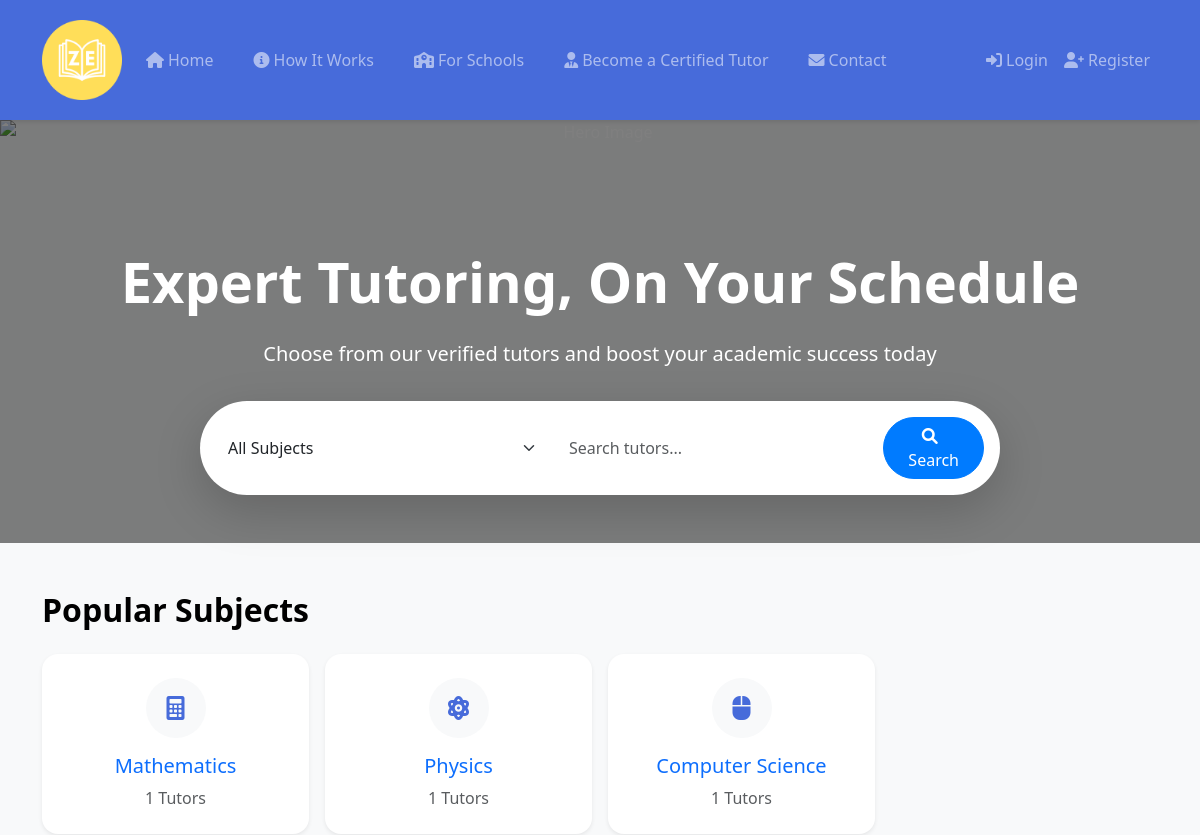
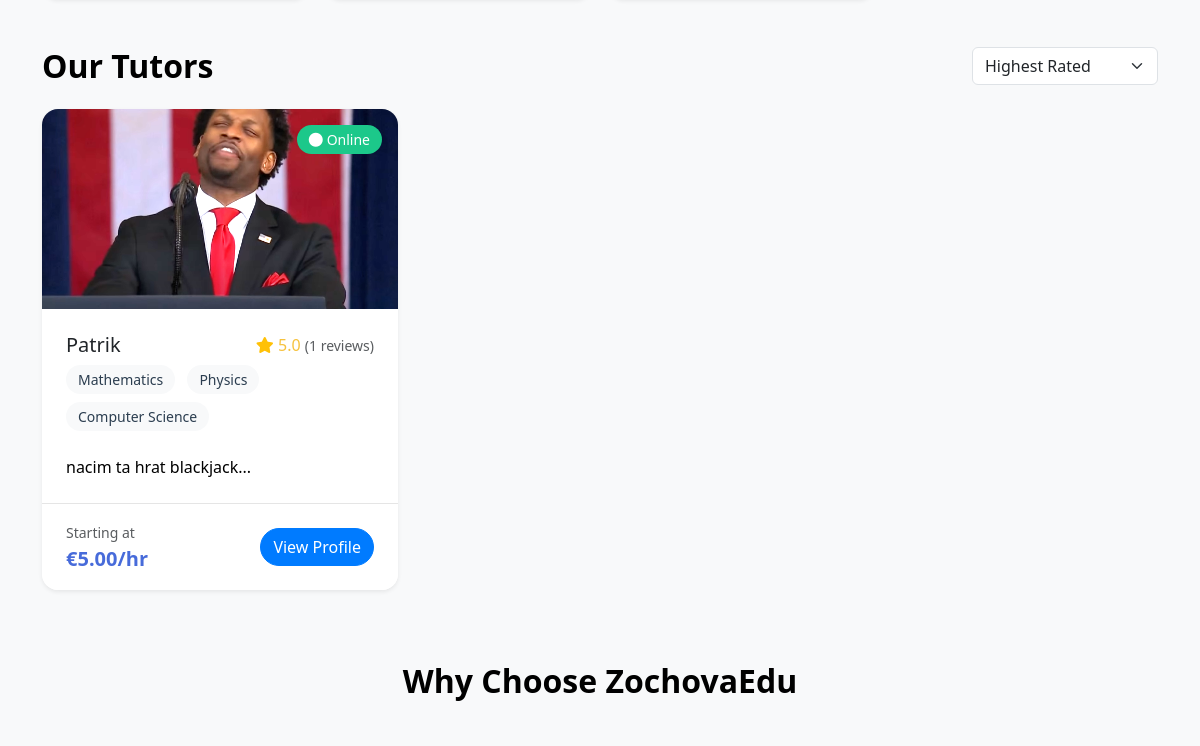
Before: / (upper part) with the older database file (2 pictures, top to bottom).
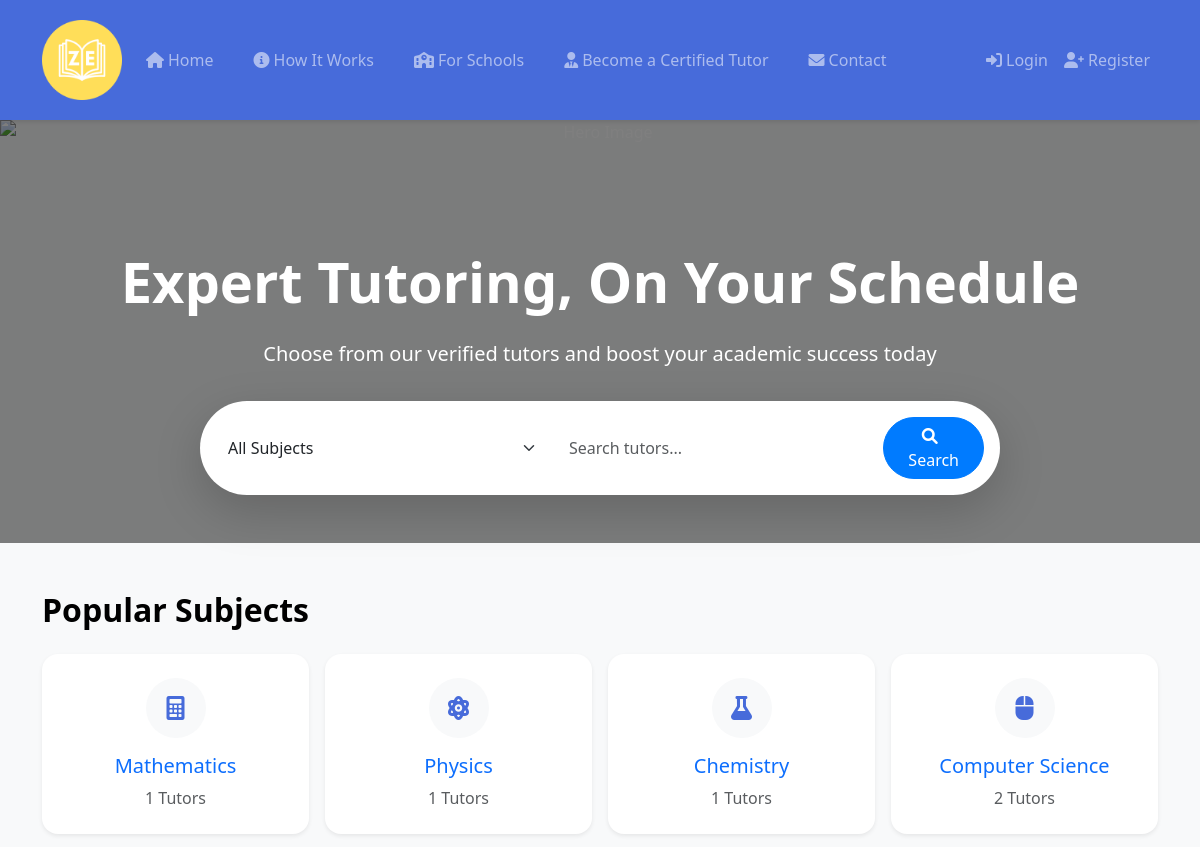
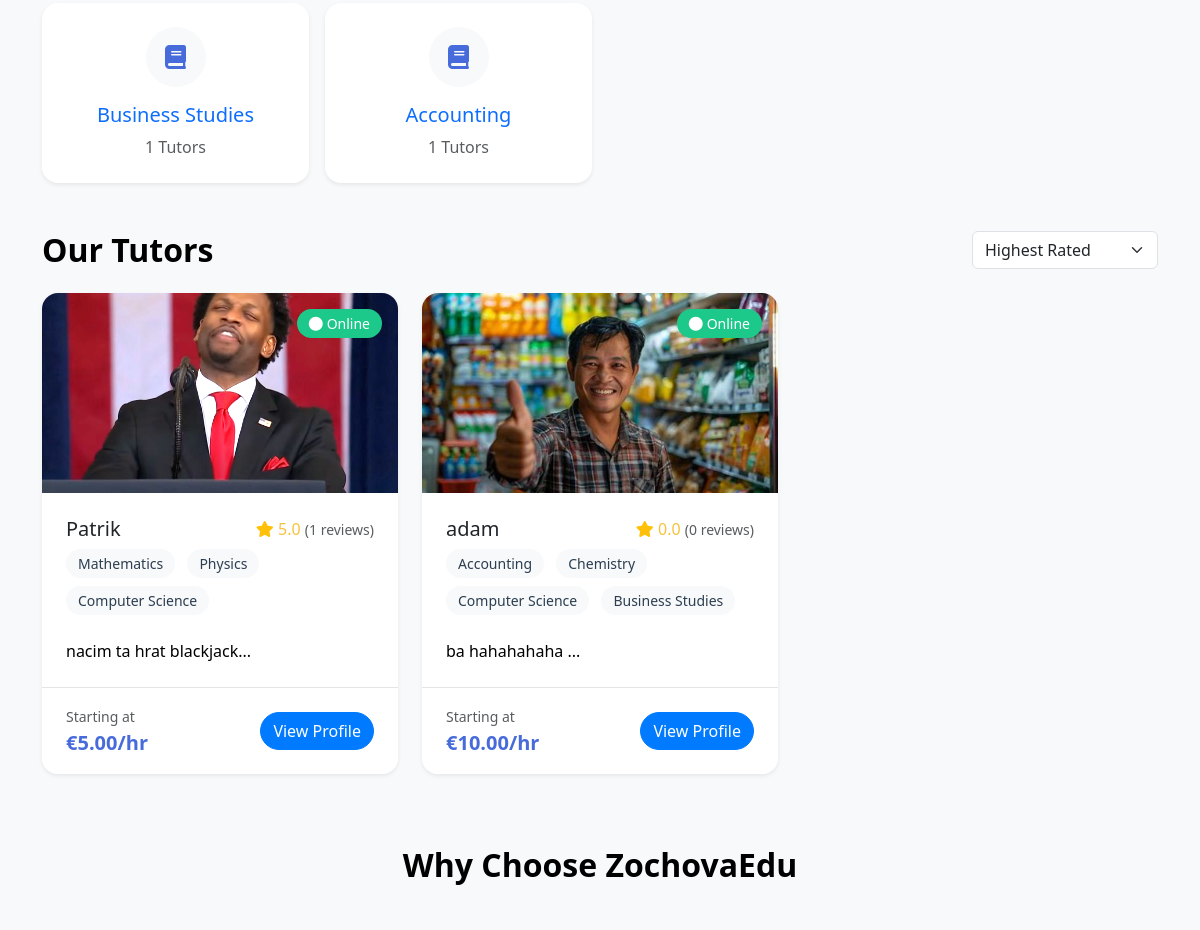
After: the same page with the newer database file (2 pictures, top to bottom).
### models.py (models this page shows)
class Subject(db.Model):
    id = db.Column(db.Integer, primary_key=True)
    name = db.Column(db.String(100), nullable=False, unique=True)
    description = db.Column(db.Text, nullable=True)

class TutorProfile(db.Model):
    id = db.Column(db.Integer, primary_key=True)
    user_id = db.Column(db.Integer, db.ForeignKey('user.id'))
    hourly_rate = db.Column(db.Float, nullable=False)
    bio = db.Column(db.Text)
    profile_photo = db.Column(db.String(255), nullable=True, default='default_profile.jpg')
    subjects = db.relationship('Subject', secondary='tutor_subjects',
                             backref=db.backref('tutor_profiles', lazy='select'))
    bookings = db.relationship('Booking', backref='tutor_profile',
                             foreign_keys='Booking.tutor_id', lazy='dynamic')
    ratings = db.relationship('Rating', backref='tutor_profile',
                            foreign_keys='Rating.tutor_profile_id')
    @property
    def average_rating(self):
        ratings = [r.rating for r in self.ratings]
        return round(sum(ratings) / len(ratings), 1) if ratings else 0.0

class User(UserMixin, db.Model):
    id = db.Column(db.Integer, primary_key=True)
    username = db.Column(db.String(80), unique=True, nullable=False)
    email = db.Column(db.String(120), unique=True, nullable=False)
    password_hash = db.Column(db.String(128))
    is_tutor = db.Column(db.Boolean, default=False)
    tutor_profile = db.relationship('TutorProfile', backref='user', uselist=False)
    bookings_as_student = db.relationship('Booking', backref='student',
                                        foreign_keys='Booking.student_id')
    ratings_given = db.relationship('Rating', backref='student',
                                  foreign_keys='Rating.student_id')

class Rating(db.Model):
    id = db.Column(db.Integer, primary_key=True)
    rating = db.Column(db.Float, nullable=False)
    comment = db.Column(db.Text, nullable=True)
    created_at = db.Column(db.DateTime, default=datetime.utcnow)
    student_id = db.Column(db.Integer, db.ForeignKey('user.id'), nullable=False)
    tutor_profile_id = db.Column(db.Integer, db.ForeignKey('tutor_profile.id'), nullable=False)

### app.py (the view, shortened to what this page needs)
@app.route('/')
def index():
    subject_id = request.args.get('subject', '')
    search_query = request.args.get('search', '').strip().lower()
    tutors_query = TutorProfile.query
    if subject_id and subject_id.isdigit():
        tutors_query = tutors_query.join(TutorProfile.subjects).filter(Subject.id == int(subject_id))
    tutors = tutors_query.all()
    subjects = Subject.query.all()
    subject_data = []
    for subject in subjects:
        tutor_count = len(list(subject.tutor_profiles))
        subject_data.append({
            'id': subject.id,
            'name': subject.name,
            'tutor_count': tutor_count
        })
    return render_template('index.html', tutors=tutors, subject_data=subject_data)

### templates/index.html (shortened to what this page needs)
{% extends "base.html" %}
{% block content %}
<div class="hero-section text-center py-5 mb-5">
    <img src="https://www.littlelives.org.uk/wp-content/uploads/2023/06/reading-with-children-1-1920x800.jpg" alt="Hero Image" class="hero-img">
    <div class="container">
        <h1 class="display-4 fw-bold mb-4">Expert Tutoring, On Your Schedule</h1>
        <p class="lead mb-4 text-white">Choose from our verified tutors and boost your academic success today</p>
        <div class="search-box bg-white p-3 rounded-pill shadow-lg mx-auto">
            <form class="d-flex gap-2" method="GET" action="{{ url_for('index') }}">
                <select class="form-select border-0" name="subject" aria-label="Select subject">
                    <option value="" selected>All Subjects</option>
                </select>
                <input type="text" class="form-control border-0" name="search"
                       placeholder="Search tutors..." value="{{ request.args.get('search', '') }}">
                <button type="submit" class="btn btn-primary rounded-pill px-4">
                    <i class="fas fa-search me-2"></i>Search
                </button>
            </form>
        </div>
    </div>
</div>
<div class="container">
    <section class="mb-5">
        <h2 class="section-title mb-4">Popular Subjects</h2>
        <div class="row g-3">
            {% for item in subject_data %}
            {% if item.tutor_count > 0 %}
            <div class="col-md-3 col-sm-6">
                <a href="{{ url_for('index', subject=item.id) }}" class="text-decoration-none">
                    <div class="category-card">
                        <div class="icon-wrapper mb-3">
                            {% if item.name == 'Mathematics' %}
                                <i class="fa-solid fa-calculator"></i>
                            {% elif item.name == 'Physics' %}
                                <i class="fa-solid fa-atom"></i>
                            {% elif item.name == 'Chemistry' %}
                                <i class="fa-solid fa-flask"></i>
                            {% elif item.name == 'Biology' %}
                                <i class="fa-solid fa-dna"></i>
                            {% elif item.name == 'History' %}
                                <i class="fa-solid fa-hourglass"></i>
                            {% elif item.name == 'Geography' %}
                                <i class="fa-solid fa-earth"></i>
                            {% elif item.name == 'Slovak' %}
                                <i class="fa-solid fa-language"></i>
                            {% elif item.name == 'Computer Science' %}
                                 <i class="fa-solid fa-mouse"></i>
                            {% elif item.name == 'English' %}
                                 <i class="fas fa-book-open"></i>
                            {% elif item.name == 'Economics' %}
                                <i class="fas fa-dollar"></i>
                            {% else %}
                                <i class="fas fa-book"></i>
                            {% endif %}
                        </div>
                        <h5 class="mb-2">{{ item.name }}</h5>
                        <p class="text-muted mb-0">{{ item.tutor_count }} Tutors</p>
                    </div>
                </a>
            </div>
            {% endif %}
            {% endfor %}
        </div>
    </section>
    <section class="mb-5">
        <div class="d-flex justify-content-between align-items-center mb-4">
            <h2 class="section-title mb-0">Our Tutors</h2>
            <div class="d-flex gap-2">
                <select class="form-select" id="sort-tutors">
                    <option value="rating">Highest Rated</option>
                </select>
            </div>
        </div>
        <div class="row">
            {% for tutor in tutors %}
            <div class="col-md-4 mb-4">
                <div class="tutor-card">
                    <div class="card-header">
                        <img src="{{ url_for('static', filename=tutor.profile_photo) }}"
                             class="profile-img" alt="{{ tutor.user.username }}'s profile">
                        <span class="online-badge">
                            <i class="fas fa-circle me-1"></i>Online
                        </span>
                    </div>
                    <div class="card-body">
                        <div class="d-flex justify-content-between align-items-center mb-2">
                            <h5 class="card-title mb-0">{{ tutor.user.username }}</h5>
                            <div class="rating">
                                <i class="fas fa-star text-warning"></i>
                                <span>{{ tutor.average_rating }}</span>
                                <small class="text-muted">({{ tutor.ratings|length }} reviews)</small>
                            </div>
                        </div>
                        <div class="subjects mb-3">
                            {% for subject in tutor.subjects %}
                            <span class="subject-badge">{{ subject.name }}</span>
                            {% endfor %}
                        </div>
                        <p class="card-text">{{ tutor.bio[:150] }}...</p>
                    </div>
                    <div class="card-footer">
                        <div class="d-flex justify-content-between align-items-center">
                            <div class="price">
                                <span class="text-muted small">Starting at</span>
                                <br>
                                <span class="amount">€{{ "%.2f"|format(tutor.hourly_rate) }}/hr</span>
                            </div>
                            <a href="{{ url_for('tutor_profile', tutor_id=tutor.id) }}"
                               class="btn btn-primary rounded-pill">
                                View Profile
                            </a>
                        </div>
                    </div>
                </div>
            </div>
            {% endfor %}
        </div>
    </section>
    <section class="why-choose-us mb-5">
        <h2 class="section-title text-center mb-5">Why Choose ZochovaEdu</h2>
        <div class="row g-4">
        </div>
    </section>
</div>
{% endblock %}

### templates/base.html (shortened to what this page needs)
<!DOCTYPE html>
<html lang="en">
<head>
    <link href="https://cdn.jsdelivr.net/npm/bootstrap@5.3.0/dist/css/bootstrap.min.css" rel="stylesheet">
    <link rel="stylesheet" href="https://cdnjs.cloudflare.com/ajax/libs/font-awesome/6.0.0/css/all.min.css">
    <link rel="stylesheet" href="{{ url_for('static', filename='css/style.css') }}">
</head>
<body>
    <div class="content-wrapper">
        <nav class="navbar navbar-expand-lg navbar-dark">
            <div class="container">
                <a class="navbar-brand fw-bold" href="{{ url_for('index') }}">
                    <img src="{{ url_for('static', filename='images/logo1.png') }}" alt="Logo" style="height: 80px" >
                </a>
                <div class="collapse navbar-collapse" id="navbarNav">
                    <ul class="navbar-nav me-auto gap-4">
                        <li class="nav-item">
                            <a class="nav-link" href="{{ url_for('index') }}">
                                <i class="fas fa-home me-1"></i>Home
                            </a>
                        </li>
                        <li class="nav-item">
                            <a class="nav-link" href="{{ url_for('how_it_works') }}">
                                <i class="fas fa-info-circle me-1"></i>How It Works
                            </a>
                        </li>
                        <li class="nav-item">
                            <a class="nav-link" href="{{ url_for('for_schools') }}">
                                <i class="fas fa-school me-1"></i>For Schools
                            </a>
                        </li>
                        <li class="nav-item">
                            <a class="nav-link" href="{{ url_for('become_tutor') }}">
                                <i class="fas fa-user-tie me-1"></i>Become a Certified Tutor
                            </a>
                        </li>
                        <li class="nav-item">
                            <a class="nav-link" href="{{ url_for('contact') }}">
                                <i class="fas fa-envelope me-1"></i>Contact
                            </a>
                        </li>
                    </ul>
                    <ul class="navbar-nav">
                        {% if current_user.is_authenticated %}
                            <li class="nav-item dropdown">
                                <a class="nav-link dropdown-toggle" href="#" id="navbarDropdown" role="button" data-bs-toggle="dropdown">
                                    <i class="fas fa-user-circle me-1"></i>{{ current_user.username }}
                                </a>
                                <ul class="dropdown-menu dropdown-menu-end">
                                    <li><a class="dropdown-item" href="#"><i class="fas fa-cog me-2"></i>Settings</a></li>
                                    <li><hr class="dropdown-divider"></li>
                                    <li><a class="dropdown-item" href="{{ url_for('logout') }}"><i class="fas fa-sign-out-alt me-2"></i>Logout</a></li>
                                </ul>
                            </li>
                        {% else %}
                            <li class="nav-item">
                                <a class="nav-link" href="{{ url_for('login') }}">
                                    <i class="fas fa-sign-in-alt me-1"></i>Login
                                </a>
                            </li>
                            <li class="nav-item">
                                <a class="nav-link" href="{{ url_for('register') }}">
                                    <i class="fas fa-user-plus me-1"></i>Register
                                </a>
                            </li>
                        {% endif %}
                    </ul>
                </div>
            </div>
        </nav>
        {% block content %}{% endblock %}
    </div>
</body>
</html>

### static/css/style.css (style rules this page uses)
:root { --primary-color: #476bda; --secondary-color: #2e59d9; --success-color: #1cc88a; --warning-color: #f6c23e; --danger-color: #e74a3b; --light-gray: #f8f9fa; --dark-gray: #2c3e50; }
body { background-color: var(--light-gray); min-height: 100vh; display: flex; flex-direction: column; }
.content-wrapper { flex: 1 0 auto; }
.navbar { background-color: var(--primary-color); box-shadow: 0 2px 4px rgba(0,0,0,.1); padding: 1rem 0; }
.navbar-brand { font-size: 0.4rem; font-family: Arial, sans-serif; font-weight: 250; padding: 0.25rem 0; }
.hero-section { position: relative; color: white; }
.hero-section::before { content: ""; position: absolute; top: 0; left: 0; width: 100%; height: 100%; background: rgba(0, 0, 0, 0.5); z-index: 0; }
.hero-img { position: absolute; top: 0; left: 0; width: 100%; height: 100%; object-fit: cover; z-index: -1; }
.hero-section .container { position: relative; z-index: 1; }
.hero-section h1 { margin-top:5rem; }
.search-box { max-width: 800px; margin: 2rem auto 0; }
.search-box .form-control, .search-box .form-select { border: none; box-shadow: none; }
.category-card { background: white; border-radius: 1rem; padding: 1.5rem; text-align: center; transition: transform 0.3s ease, box-shadow 0.3s ease; box-shadow: 0 0.125rem 0.25rem rgba(0, 0, 0, 0.075); }
.category-card .icon-wrapper { width: 60px; height: 60px; background: var(--light-gray); border-radius: 50%; display: flex; align-items: center; justify-content: center; margin: 0 auto; }
.category-card .icon-wrapper i { font-size: 1.5rem; color: var(--primary-color); }
.tutor-card { background: white; border-radius: 1rem; overflow: hidden; transition: transform 0.3s ease, box-shadow 0.3s ease; box-shadow: 0 0.125rem 0.25rem rgba(0, 0, 0, 0.075); height: 100%; display: flex; flex-direction: column; }
.tutor-card .card-header { position: relative; padding: 0; }
.tutor-card .profile-img { width: 100%; height: 200px; object-fit: cover; }
.online-badge { position: absolute; top: 1rem; right: 1rem; background: var(--success-color); color: white; padding: 0.25rem 0.75rem; border-radius: 1rem; font-size: 0.875rem; }
.tutor-card .card-body { padding: 1.5rem; flex-grow: 1; }
.tutor-card .card-footer { padding: 1rem 1.5rem; background: white; border-top: 1px solid rgba(0,0,0,0.1); }
.rating { color: var(--warning-color); }
.subject-badge { display: inline-block; padding: 0.25rem 0.75rem; background: var(--light-gray); color: var(--dark-gray); border-radius: 1rem; margin-right: 0.5rem; margin-bottom: 0.5rem; font-size: 0.875rem; }
.amount { color: var(--primary-color); font-weight: 600; font-size: 1.25rem; }
.section-title { color: var(--dark-gray); font-weight: 600; margin-bottom: 2rem; }
.btn-primary { background-color: var(--primary-color); border-color: var(--primary-color); }
.btn-primary { background-color: #007bff; border-color: #007bff; }
.container p, .container h2 { color: #000000; }

Changed rows visible on the page:
now on this page (row unchanged): Subject: name "Chemistry", tutor_count "1"
computed for Subject "Computer Science": tutor_count "1" → "2"
added Subject: name "Business Studies", tutor_count "1"
added Subject: name "Accounting", tutor_count "1"
added TutorProfile: profile_photo (picture), user.username "adam", average_rating "0.0", ratings|length "0", bio "ba hahahahaha", hourly_rate "10.00", Subject (name "Computer Science")
